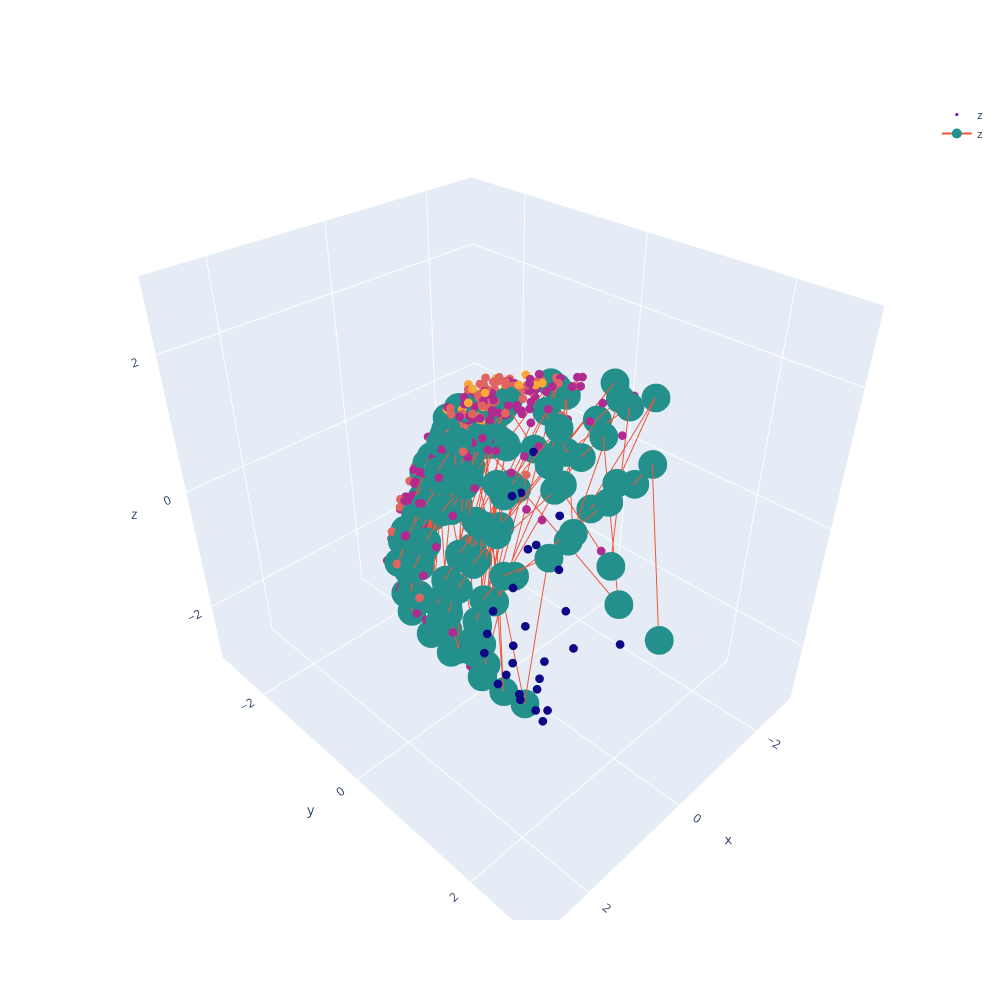

Notebook cell for this chart:
### Code cell
oblak = np.random.choice(list(PartitionClass(n).filter_by_attribute('is_stable')))

visualizer.visualize(
    [p for p in PartitionClass(n).partitions if len(p.ar_parts) == 1],
    color = lambda x: len(x.ar_parts),
    fig = test_fig
)

### Figure 1 — Plotly figure (JSON) as saved in the notebook; plotly's stock layout.template omitted (floating-point values rounded to 4 significant figures; data arrays with more than 128 entries replaced by an {"elided": "..."} marker saying what was removed)
{"data": [{"marker": {"color": {"elided": "627 int values"}, "size": 3}, "mode": "markers", "name": "z", "text": {"elided": "627 str values"}, "type": "scatter3d", "x": {"elided": "627 float values"}, "y": {"elided": "627 float values"}, "z": {"elided": "627 float values"}}, {"marker": {"color": {"elided": "150 int values"}, "colorscale": [[0, "#440154"], [0.1111, "#482878"], [0.2222, "#3e4989"], [0.3333, "#31688e"], [0.4444, "#26828e"], [0.5556, "#1f9e89"], [0.6667, "#35b779"], [0.7778, "#6ece58"], [0.8889, "#b5de2b"], [1, "#fde725"]], "size": 10}, "name": "z", "text": {"elided": "150 str values"}, "type": "scatter3d", "x": {"elided": "150 float values"}, "y": {"elided": "150 float values"}, "z": {"elided": "150 float values"}}], "layout": {"autosize": false, "height": 1000, "scene": {"xaxis": {"nticks": 4, "range": [-3, 3]}, "yaxis": {"nticks": 4, "range": [-3, 3]}, "zaxis": {"nticks": 4, "range": [-3, 3]}}, "width": 1000}}
